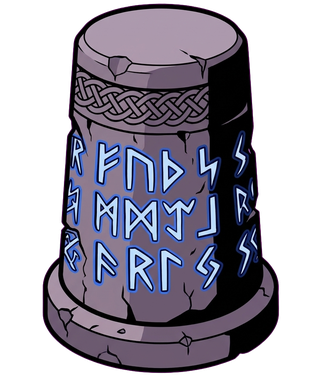
#> input picture art/pillar/pillar_1.png, 320 x 376 px, found by its file name; its folder holds 3 pictures in this run
$ python pillars_and_cover.py
#> lines starting #> are read from the running program, lines starting #| are printed output that depends on the picture; after the words box and inside, x2 and y2 are one past the last pixel; in counts of white or black regions, pixels touching at a corner belong together
#!/usr/bin/env python3
"""Rune pillar sprites + title cover art from Gemini originals.
Input : <RAW_DIR>/pillar/pillar_1..3.png (intact / cracked / crumbling, magenta background)
        <RAW_DIR>/cover/key_art_cover.png (portrait 3:4); RAW_DIR defaults to ../sliding-cups-art/incoming
Output: art/pillar/pillar_1..3.png — magenta keyed out, all three cropped with the SAME box (so they stay aligned),
        width 320 px; prints the anchor (base centre) and base half-width to copy into PILLAR_ART in src/app/draw.js.
        art/cover/cover.jpg — the title screen background.
Usage : python3 art-src/pillars_and_cover.py"""
import os
import numpy as np
from PIL import Image

HERE = os.path.dirname(os.path.abspath(__file__)); ROOT = os.path.dirname(HERE)
RAW = os.environ.get('RAW_DIR', os.path.join(ROOT, '..', 'sliding-cups-art', 'incoming'))
KEY = np.array([248, 1, 244], float)
OUT_W = 320

def key_out(img):                            # same keying as composite.py: magenta → alpha with de-spill
    a = np.asarray(img.convert('RGB'), float)
    d = np.sqrt(((a - KEY) ** 2).sum(-1))
    alpha = np.clip((d - 60) / 90, 0, 1)
    al = np.maximum(alpha, 1e-3)[..., None]
    rgb = np.clip((a - (1 - alpha)[..., None] * KEY) / al, 0, 255)
    return Image.fromarray(np.dstack([rgb, alpha * 255]).astype(np.uint8), 'RGBA')

def pillars():
    imgs = [key_out(Image.open(os.path.join(RAW, 'pillar', f'pillar_{i}.png'))) for i in (1, 2, 3)]
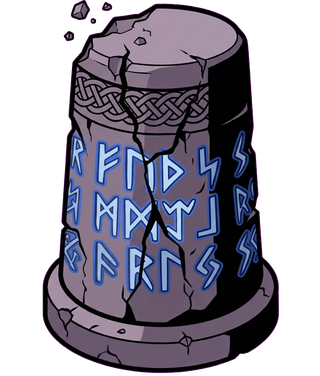
#> input picture art/pillar/pillar_2.png, 320 x 376 px, found by its file name
#> in key_out (call 2), `a = np.asarray(img.convert('RGB'), float)`:
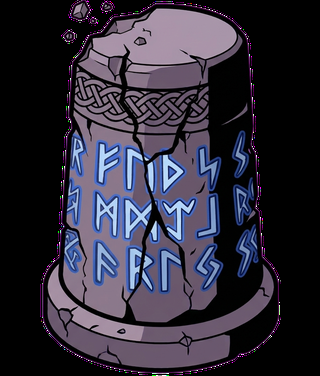
#> a: shape (376, 320, 3) float64; mean R, G, B 48.4, 44.9, 58.5
#> in key_out (call 2), `alpha = np.clip((d - 60) / 90, 0, 1)`:
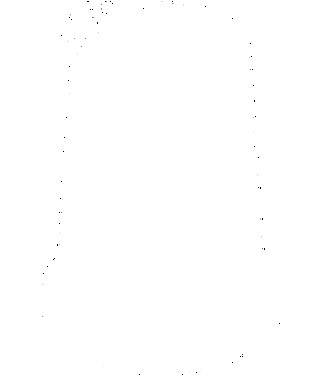
#> alpha: shape (376, 320) float64; min 0, max 1, mean 0.999
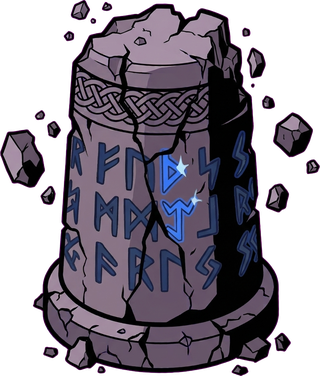
#> input picture art/pillar/pillar_3.png, 320 x 376 px, found by its file name
#> in key_out (call 3), `a = np.asarray(img.convert('RGB'), float)`:
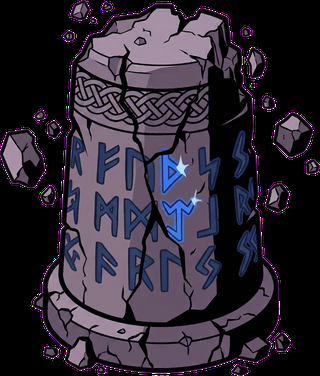
#> a: shape (376, 320, 3) float64; mean R, G, B 47.8, 40.7, 53
#> in key_out (call 3), `d = np.sqrt(((a - KEY) ** 2).sum(-1))`:
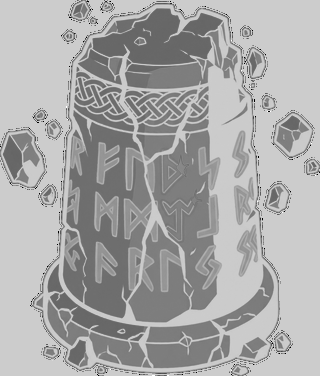
#> d: shape (376, 320) float64; min 13.08, max 430.8, mean 288.9; drawn with min black and max white
    A = np.asarray(imgs[0])[..., 3] > 128                     # the intact pillar defines the base and the crop
#> A: shape (376, 320) bool; 100% white; black in thin lines or dots, all inside (x1, y1, x2, y2) = (57, 1, 264, 375)
    ys, xs = np.nonzero(A); yb = ys.max()
#> after `yb = ys.max()`: yb = 375
    base = A[int(yb - (yb - ys.min()) * 0.12):yb + 1]          # bottom 12% = the base disc
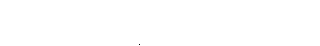
#> base: shape (46, 320) bool; 100% white; black in thin lines or dots, all inside (x1, y1, x2, y2) = (139, 44, 140, 45)
    bx = np.nonzero(base.any(0))[0]; x0, x1 = bx.min(), bx.max()
#> after `bx = np.nonzero(base.any(0))[0]`: bx = 320 values from 0 to 319
#> after `x0, x1 = (bx.min(), bx.max())`: x0 = 0; x1 = 319
    cx, hw = (x0 + x1) / 2, (x1 - x0) / 2
#> cx = 159.5; hw = 159.5
    ay = yb - hw * 0.30                                        # disc centre: bottom edge minus its vertical radius
#> ay = 327.1
    box = None                                                 # union bbox of all three (crumbling chunks fly out)
    for im in imgs:
        b = im.getbbox(); box = b if box is None else (min(box[0], b[0]), min(box[1], b[1]), max(box[2], b[2]), max(box[3], b[3]))
#> this loop made 3 passes
    s = OUT_W / (box[2] - box[0]); oh = round((box[3] - box[1]) * s)
#> after `s = OUT_W / (box[2] - box[0])`: s = 1
#> after `oh = round((box[3] - box[1]) * s)`: oh = 376
    os.makedirs(os.path.join(ROOT, 'art', 'pillar'), exist_ok=True)
    for i, im in enumerate(imgs, 1):
        im.crop(box).resize((OUT_W, oh), Image.LANCZOS).save(os.path.join(ROOT, 'art', 'pillar', f'pillar_{i}.png'), optimize=True)
    print('PILLAR_ART = { w: %d, h: %d, ax: %.1f, ay: %.1f, hw: %.1f }' % (OUT_W, oh, (cx - box[0]) * s, (ay - box[1]) * s, hw * s))
#| PILLAR_ART = { w: 320, h: 376, ax: 159.5, ay: 327.1, hw: 159.5 }

def cover():
#> (the run stopped early here; a loop or call above may not have finished)
